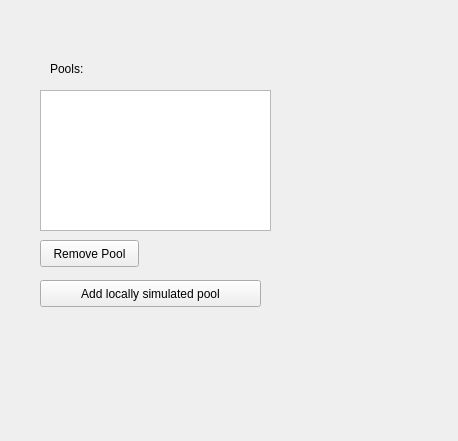
<?xml version="1.0" encoding="UTF-8"?>
<ui version="4.0">
 <class>BtcPoolManager</class>
 <widget class="QWidget" name="BtcPoolManager">
  <property name="geometry">
   <rect>
    <x>0</x>
    <y>0</y>
    <width>458</width>
    <height>441</height>
   </rect>
  </property>
  <property name="windowTitle">
   <string>Form</string>
  </property>
  <widget class="QListWidget" name="listWidget">
   <property name="geometry">
    <rect>
     <x>40</x>
     <y>90</y>
     <width>231</width>
     <height>141</height>
    </rect>
   </property>
  </widget>
  <widget class="QLabel" name="label">
   <property name="geometry">
    <rect>
     <x>50</x>
     <y>60</y>
     <width>67</width>
     <height>17</height>
    </rect>
   </property>
   <property name="text">
    <string>Pools:</string>
   </property>
  </widget>
  <widget class="QPushButton" name="pushButton">
   <property name="geometry">
    <rect>
     <x>40</x>
     <y>280</y>
     <width>221</width>
     <height>27</height>
    </rect>
   </property>
   <property name="text">
    <string>Add locally simulated pool</string>
   </property>
  </widget>
  <widget class="QPushButton" name="pushButton_2">
   <property name="geometry">
    <rect>
     <x>40</x>
     <y>240</y>
     <width>99</width>
     <height>27</height>
    </rect>
   </property>
   <property name="text">
    <string>Remove Pool</string>
   </property>
  </widget>
 </widget>
 <resources/>
 <connections/>
</ui>
